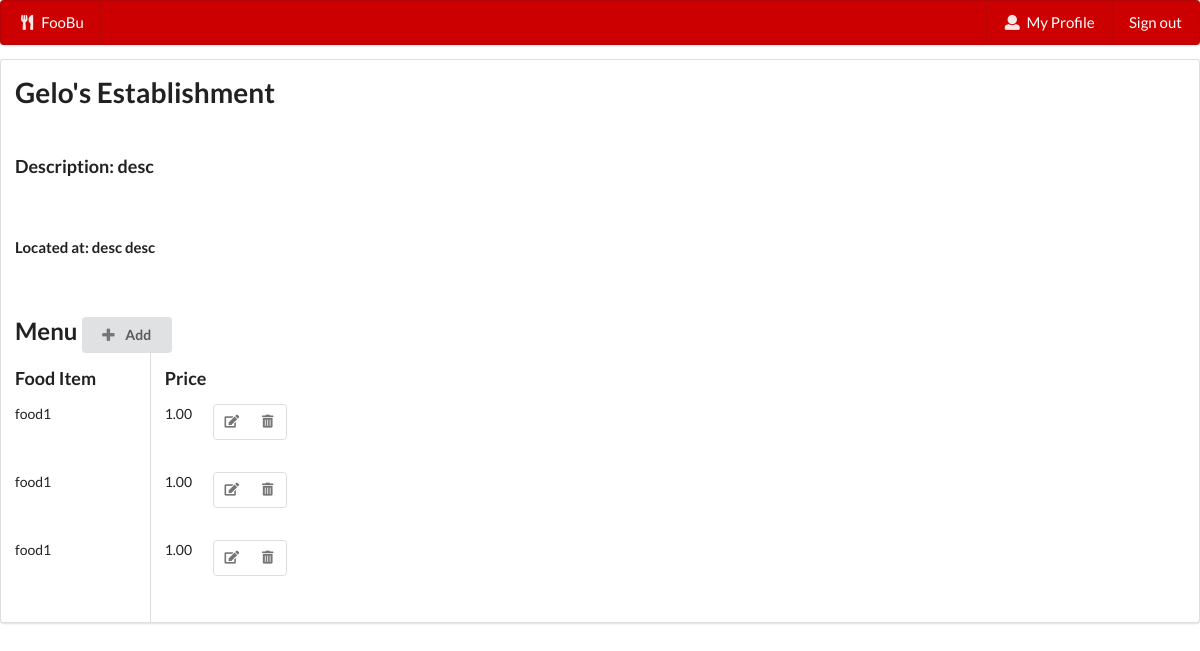
Before: /foobu/est-1/ (signed in) with the older database file.
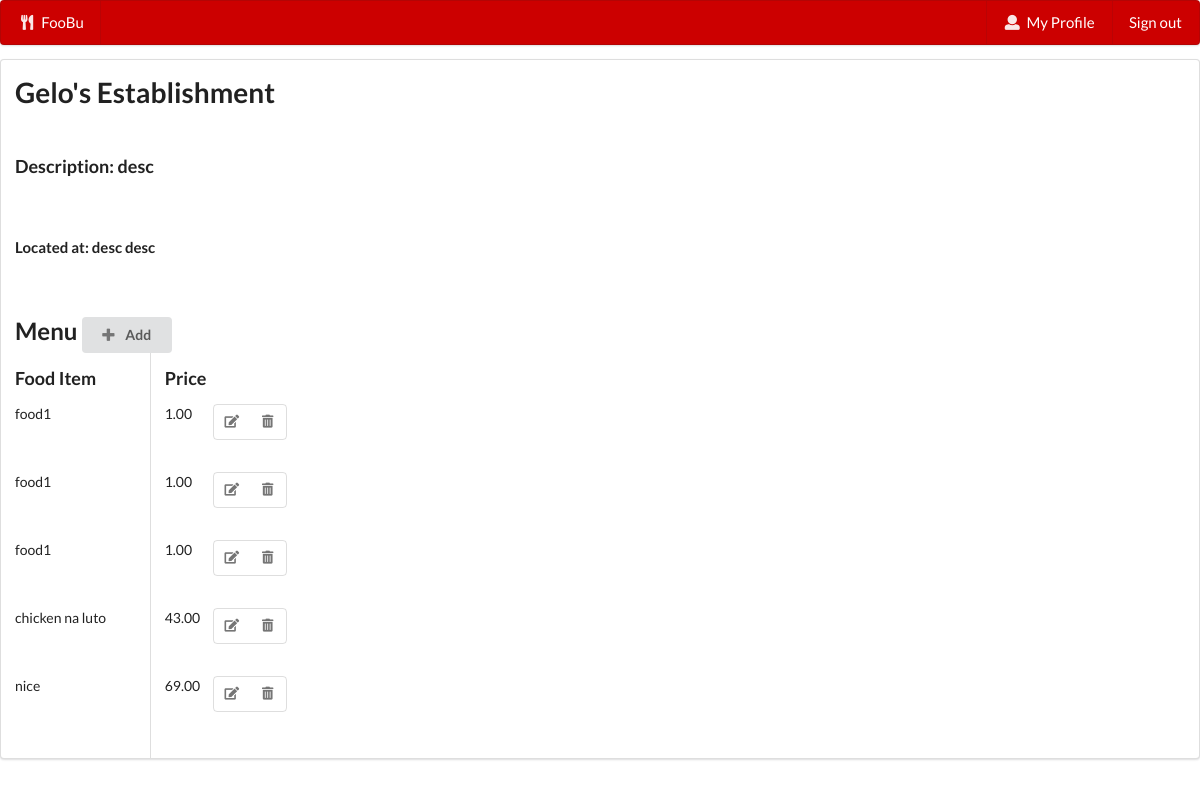
After: the same page with the newer database file.
### food/models.py (models this page shows, shortened)
class FoodItem(models.Model):
    id = models.AutoField(primary_key=True)
    name = models.TextField(blank=True)
    price = models.DecimalField(decimal_places=2,max_digits=10)
    est = models.ForeignKey(Establishment, blank=False, null=False, on_delete=models.CASCADE)

### food/views.py (the view)
# urls.py: path('est-<int:est_id>/', views.establishment, name="establishment"),
@login_required
def establishment(request,est_id):
    x = Establishment.objects.filter(id=est_id)[0]
    location = x.street + " " + x.area
    user = request.user
    is_owner = RegisteredUser.objects.filter(user=user)[0].is_owner
    owns = (user == x.owner.user)
    reg_user = RegisteredUser.objects.filter(user=user)
    rated = Rates.objects.filter(cus=reg_user[0], est=x).exists()
    raters = len(Rates.objects.filter(est=x))
    rate = 0
    if raters !=0:
        for i in Rates.objects.filter(est=x):
            rate = rate + i.rating
        rate = rate/raters
    favs = len(Favorites.objects.filter(est=x))
    fooditems = FoodItem.objects.filter(est=x)
    return render(request,'food/establishment.html', {'est':x, 'loc':location, 'owner':is_owner, 'favorite':favs, 'rate':rate, 'fooditems':fooditems, 'owns':owns, 'rated':rated})

### food/templates/food/establishment.html (shortened to what this page needs)
{% extends "food/base.html" %}
{% block content %}
    <div class = "ui segment">
        <div class = "row">
            <h1>{{est.name}}</h1>
        </div>
        <br>
        <h3>Description: {{est.desc}}</h3>
        <br>
        <h4>Located at: {{loc}}</h4>
        <br>
        <h2>Menu
            {% if owner and owns %}
                <a href="{% url 'addfooditem' est_id=est.id%}">
                <button class="ui button">
                     <i class="plus icon"></i>
                       Add
                </button>
                </a>
            {% endif %}
        </h2>
        <div class = "container">
            <div class = "ui two column divided grid">
                <div class = "two wide column">
                    <h3>Food Item</h3>
                    {% if fooditems %}
                        {% for item in fooditems%}
                            <p>{{ item.name }}</p>
                            <pre><br></pre>
                        {% endfor %}
                    {% else %}
                        <p> No Items Sold</p>
                    {% endif %}
                </div>
                <div class = "two wide column">
                    <h3>Price</h3>
                    {% if fooditems %}
                        {% for item in fooditems%}
                            {{ item.price }}
                            {% if owner and owns %}
                                <div class="right floated ui small  basic icon buttons">
                                    <a href="{% url 'updatefooditem' est_id=est.id food_id=item.id %}">
                                        <button class = "mini ui button"> <i class="edit icon"></i> </button>
                                    </a>
                                    <a href="{% url 'deletefooditem' est_id=est.id food_id=item.id %}">
                                        <button class = "mini ui button"> <i class="trash alternate icon"></i> </button>
                                    </a>
                                </div>
                            {% endif %}
                            <pre><br></pre>
                        {% endfor %}
                    {% endif %}
                </div>
            </div>
        </div>
{% endblock %}

Changed rows visible on the page:
added FoodItem: name "chicken na luto", price "43.00"
added FoodItem: name "nice", price "69.00"
